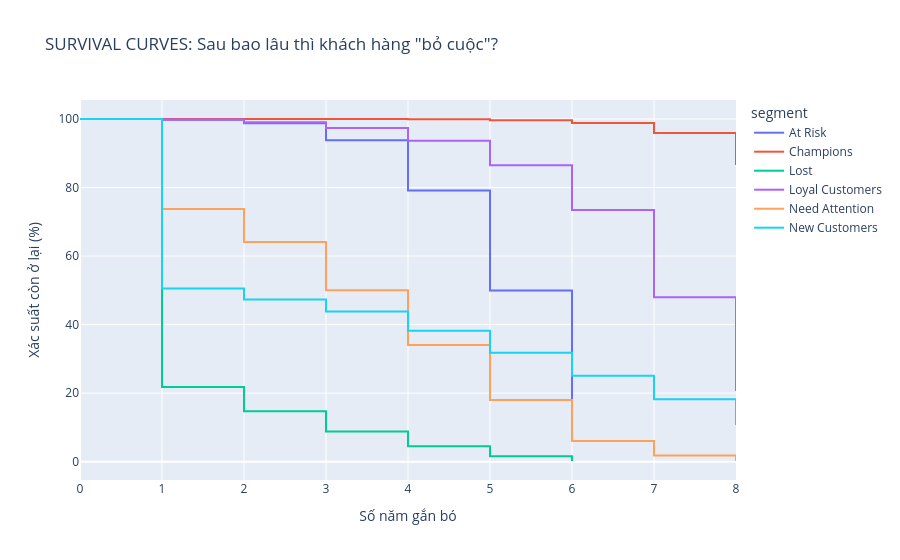

Write notebook code for a chart like this one.
### Markdown cell above
### Act 3: Survival Analysis — "Vòng đời của một Champions kéo dài bao lâu?"

### Code cell
# === ACT 3: CUSTOMER SURVIVAL ANALYSIS (PREDICTIVE) ===

# 1. Tính "Tuổi thọ" của khách hàng (Tenure in years)
customer_tenure = order_pnl.groupby('customer_id').agg(
    first_buy = ('order_date', 'min'),
    last_buy  = ('order_date', 'max')
).reset_index()

customer_tenure['tenure_years'] = (customer_tenure['last_buy'] - customer_tenure['first_buy']).dt.days / 365
customer_tenure['tenure_years'] = customer_tenure['tenure_years'].apply(np.floor).astype(int)

# 2. Gộp với Segment từ RFM để so sánh
survival_data = customer_tenure.merge(rfm[['customer_id', 'segment']], on='customer_id')

# 3. Tính tỷ lệ % khách hàng "sống sót" qua từng năm tuổi
def get_survival_rate(group):
    total = len(group)
    rates = []
    for year in sorted(group['tenure_years'].unique()):
        survived = len(group[group['tenure_years'] >= year])
        rates.append({'year': year, 'survival_rate': (survived / total) * 100})
    return pd.DataFrame(rates)

survival_trend = survival_data.groupby('segment').apply(get_survival_rate).reset_index()

# 4. Vẽ biểu đồ Survival Curves
fig = px.line(survival_trend, x='year', y='survival_rate', color='segment',
              title='SURVIVAL CURVES: Sau bao lâu thì khách hàng "bỏ cuộc"?',
              labels={'survival_rate': 'Xác suất còn ở lại (%)', 'year': 'Số năm gắn bó'},
              line_shape='hv') # Dạng bậc thang (Step chart) cho Survival

fig.update_layout(xaxis_range=[0, 8]) # Xem trong 8 năm đầu
fig.show()

### Figure 1 — Plotly figure (JSON) as saved in the notebook; plotly's stock layout.template omitted (floating-point values rounded to 4 significant figures)
{"data": [{"hovertemplate": "segment=At Risk<br>Số năm gắn bó=%{x}<br>Xác suất còn ở lại (%)=%{y}<extra></extra>", "legendgroup": "At Risk", "line": {"color": "#636efa", "dash": "solid", "shape": "hv"}, "marker": {"symbol": "circle"}, "mode": "lines", "name": "At Risk", "orientation": "v", "showlegend": true, "type": "scatter", "x": [0, 1, 2, 3, 4, 5, 6], "xaxis": "x", "y": [100, 99.75, 98.74, 93.78, 79.15, 49.98, 10.07], "yaxis": "y"}, {"hovertemplate": "segment=Champions<br>Số năm gắn bó=%{x}<br>Xác suất còn ở lại (%)=%{y}<extra></extra>", "legendgroup": "Champions", "line": {"color": "#EF553B", "dash": "solid", "shape": "hv"}, "marker": {"symbol": "circle"}, "mode": "lines", "name": "Champions", "orientation": "v", "showlegend": true, "type": "scatter", "x": [1, 2, 3, 4, 5, 6, 7, 8, 9, 10], "xaxis": "x", "y": [100, 100.0, 99.99, 99.9, 99.65, 98.82, 95.9, 86.86, 57.72, 11.82], "yaxis": "y"}, {"hovertemplate": "segment=Lost<br>Số năm gắn bó=%{x}<br>Xác suất còn ở lại (%)=%{y}<extra></extra>", "legendgroup": "Lost", "line": {"color": "#00cc96", "dash": "solid", "shape": "hv"}, "marker": {"symbol": "circle"}, "mode": "lines", "name": "Lost", "orientation": "v", "showlegend": true, "type": "scatter", "x": [0, 1, 2, 3, 4, 5, 6], "xaxis": "x", "y": [100, 21.81, 14.73, 8.788, 4.458, 1.576, 0.1945], "yaxis": "y"}, {"hovertemplate": "segment=Loyal Customers<br>Số năm gắn bó=%{x}<br>Xác suất còn ở lại (%)=%{y}<extra></extra>", "legendgroup": "Loyal Customers", "line": {"color": "#ab63fa", "dash": "solid", "shape": "hv"}, "marker": {"symbol": "circle"}, "mode": "lines", "name": "Loyal Customers", "orientation": "v", "showlegend": true, "type": "scatter", "x": [0, 1, 2, 3, 4, 5, 6, 7, 8, 9, 10], "xaxis": "x", "y": [100, 99.82, 99.03, 97.35, 93.62, 86.51, 73.45, 48.0, 20.89, 5.9, 0.6094], "yaxis": "y"}, {"hovertemplate": "segment=Need Attention<br>Số năm gắn bó=%{x}<br>Xác suất còn ở lại (%)=%{y}<extra></extra>", "legendgroup": "Need Attention", "line": {"color": "#FFA15A", "dash": "solid", "shape": "hv"}, "marker": {"symbol": "circle"}, "mode": "lines", "name": "Need Attention", "orientation": "v", "showlegend": true, "type": "scatter", "x": [0, 1, 2, 3, 4, 5, 6, 7, 8], "xaxis": "x", "y": [100, 73.72, 64.13, 50.02, 34.06, 18.02, 6.038, 1.768, 0.1894], "yaxis": "y"}, {"hovertemplate": "segment=New Customers<br>Số năm gắn bó=%{x}<br>Xác suất còn ở lại (%)=%{y}<extra></extra>", "legendgroup": "New Customers", "line": {"color": "#19d3f3", "dash": "solid", "shape": "hv"}, "marker": {"symbol": "circle"}, "mode": "lines", "name": "New Customers", "orientation": "v", "showlegend": true, "type": "scatter", "x": [0, 1, 2, 3, 4, 5, 6, 7, 8, 9, 10], "xaxis": "x", "y": [100, 50.5, 47.34, 43.85, 38.22, 31.77, 25.04, 18.22, 10.99, 3.574, 0.267], "yaxis": "y"}], "layout": {"legend": {"title": {"text": "segment"}, "tracegroupgap": 0}, "title": {"text": "SURVIVAL CURVES: Sau bao lâu thì khách hàng \"bỏ cuộc\"?"}, "xaxis": {"anchor": "y", "domain": [0, 1], "range": [0, 8], "title": {"text": "Số năm gắn bó"}}, "yaxis": {"anchor": "x", "domain": [0, 1], "title": {"text": "Xác suất còn ở lại (%)"}}}}
